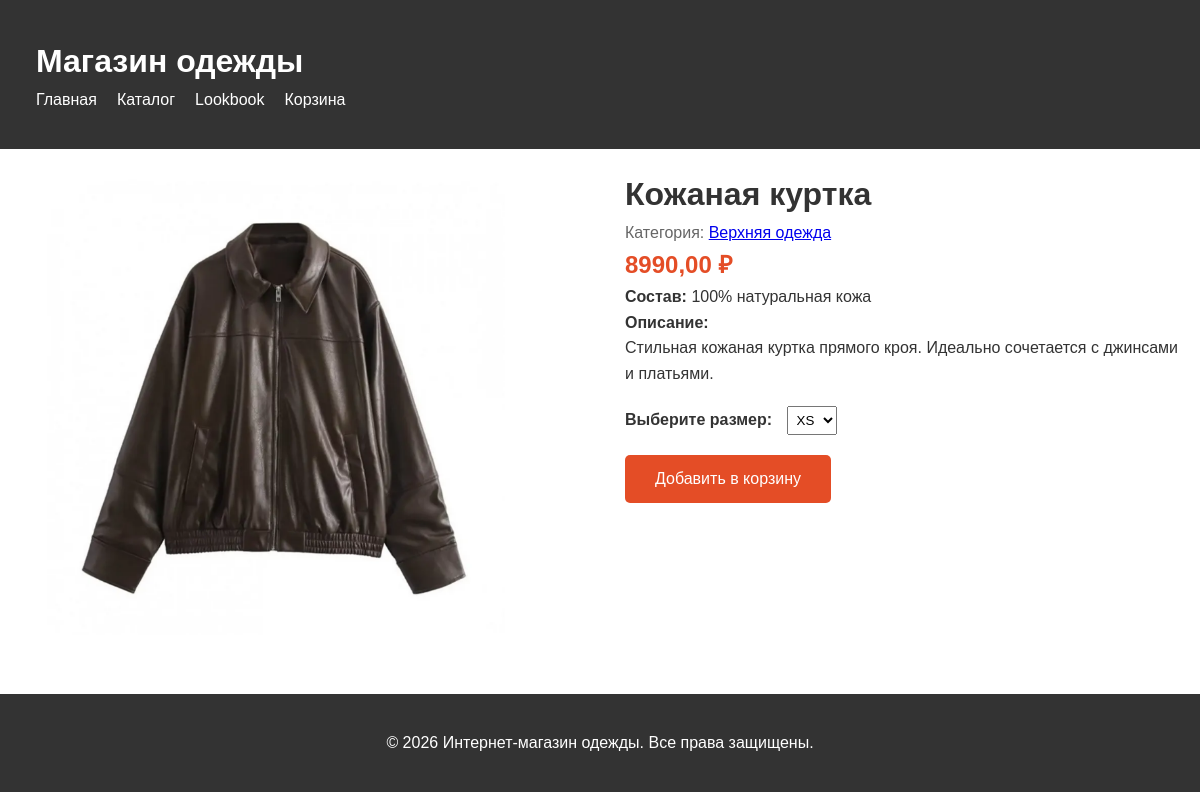
The app's page /catalog/product/1/kozhanaya-kurtka/ with its own data.
### shop/models.py (models this page shows, shortened)
class Product(models.Model):
    category = models.ForeignKey(Category, on_delete=models.CASCADE, related_name='products', verbose_name='Категория')
    name = models.CharField('Название', max_length=200)
    slug = models.SlugField('URL', max_length=200, unique=True)
    image = models.ImageField('Изображение', upload_to='products/%Y/%m/%d')
    description = models.TextField('Описание', blank=True)
    composition = models.CharField('Состав', max_length=300, blank=True, help_text='Например: 100% хлопок')
    price = models.DecimalField('Цена', max_digits=10, decimal_places=2)
    available = models.BooleanField('В наличии', default=True)
    created = models.DateTimeField('Дата создания', auto_now_add=True)
    updated = models.DateTimeField('Дата обновления', auto_now=True)
    sizes = models.JSONField('Доступные размеры', default=list, help_text='Введите список размеров, например: ["XS", "S", "M", "L"]')
    class Meta:
        verbose_name = 'Товар'
        verbose_name_plural = 'Товары'
        ordering = ['name']
        indexes = [
            models.Index(fields=['id', 'slug']),
            models.Index(fields=['name']),
        ]

class Category(models.Model):
    name = models.CharField('Название', max_length=200)
    slug = models.SlugField('URL', max_length=200, unique=True)
    class Meta:
        verbose_name = 'Категория'
        verbose_name_plural = 'Категории'
        ordering = ['name']
    def get_absolute_url(self):
        return reverse('shop:product_list_by_category', args=[self.slug])

### shop/views.py (the view)
# urls.py: path('product/<int:id>/<slug:slug>/', views.product_detail, name='product_detail'),
def product_detail(request, id, slug):
    product = get_object_or_404(Product, id=id, slug=slug, available=True)
    return render(request, 'shop/product/detail.html', {'product': product})

### templates/shop/product/detail.html (shortened to what this page needs)
{% extends "base.html" %}
{% block content %}
    <div style="display: flex; gap: 50px;">
        <div style="flex: 1;">
            {% if product.image %}
                <img src="{{ product.image.url }}" alt="{{ product.name }}" style="width: 100%; max-width: 500px;">
            {% endif %}
        </div>
        <div style="flex: 1;">
            <h1>{{ product.name }}</h1>
            <p style="color: #666;">Категория: <a href="{{ product.category.get_absolute_url }}">{{ product.category.name }}</a></p>
            <p style="font-size: 24px; font-weight: bold; color: #e44d26;">{{ product.price }} ₽</p>
            {% if product.composition %}
                <p><strong>Состав:</strong> {{ product.composition }}</p>
            {% endif %}
            <p><strong>Описание:</strong> {{ product.description|linebreaks }}</p>
            {% if product.sizes %}
                <div style="margin: 20px 0;">
                    <label for="size"><strong>Выберите размер:</strong></label>
                    <select id="size" style="padding: 5px; margin-left: 10px;">
                        {% for size in product.sizes %}
                            <option value="{{ size }}">{{ size }}</option>
                        {% endfor %}
                    </select>
                </div>
            {% endif %}
            <button style="background: #e44d26; color: white; border: none; padding: 15px 30px; font-size: 16px; cursor: pointer; border-radius: 5px;">
                Добавить в корзину
            </button>
        </div>
    </div>
{% endblock %}

### templates/base.html (style rules this page uses)
* { margin: 0; padding: 0; box-sizing: border-box; }
body { font-family: Arial, sans-serif; line-height: 1.6; color: #333; }

### records on screen
Product: image (picture), name "Кожаная куртка", category.name "Верхняя одежда", price "8990,00", composition "100% натуральная кожа", description "Стильная кожаная куртка прямого кроя. Идеально сочетается с джинсами и платьями.", sizes "XS"
